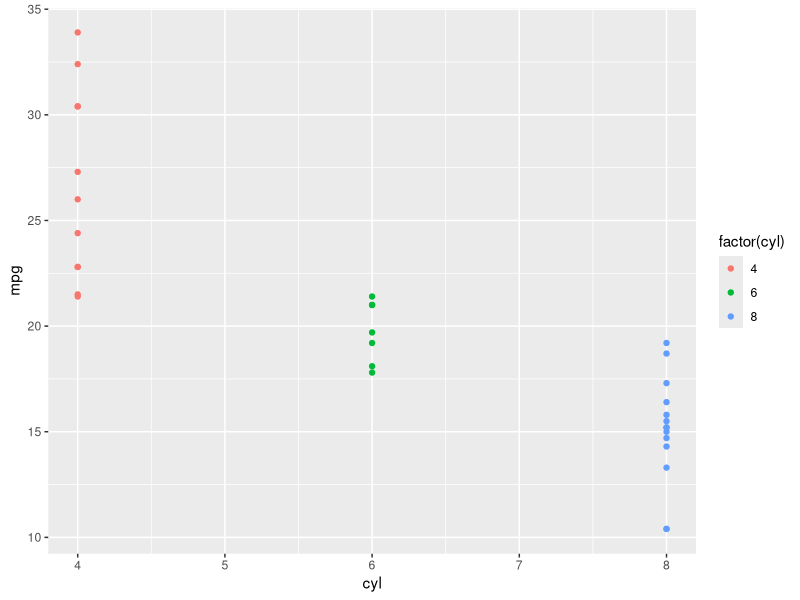

This figure's R source: (Note: this script raises an error after producing the figure.)
##--------summarize_group_Cases_Manipulate_Cases-----
library(dplyr)
library(ggplot2)
df  = data.frame(mtcars)
df
# summarize function
df %>%  summarize(avg = mean(mpg))
# summarize all columns and print
df %>% count(cyl) #  will tel you the unique values
df %>% count(cyl, gear) # will tell you the unique values of cyl and gear
df %>% count(cyl, gear, wt) # will tell you the unique values of cyl, gear and wt 
df %>% count(cyl, gear, wt, mpg) # will tell you the unique values of cyl, gear, wt and mpg
# group by and summarize
df %>%  
  group_by(cyl) %>% 
  summarize(avg = mean(mpg))
# group by and summarize
df %>%  
  group_by(cyl, gear) %>% 
  summarize(avg = mean(mpg))
# group by and summarize
gp_mtcar <- df %>% group_by(cyl)
gp_mtcar
# plot the data
gp_mtcar %>% 
  ggplot(aes(x = cyl, y = mpg)) + 
  # color by cyl
  geom_point(aes(color = factor(cyl)))
# manipulate Cases
# filter, distinct, slice, arrange, slicce_sample, slice_min, slice_head
df %>% filter(mpg > 30) # filter the data
df %>% filter(mpg > 30, cyl == 4) # filter the data
df %>% filter(mpg > 30, cyl == 4) %>% 
  distinct() # filter the data and get distinct values
df %>% filter(mpg > 30, cyl == 4) %>% 
  distinct(cyl) # filter the data and get distinct values
df %>% filter(mpg > 30, cyl == 4) %>% 
  distinct(cyl, gear) # filter the data and get distinct values
df %>% filter(mpg > 30, cyl == 4) %>% 
  distinct(cyl, gear, wt) # filter the data and get distinct values
df %>% filter(mpg > 30, cyl == 4) %>% 
  distinct(cyl, gear, wt, mpg) # filter the data and get distinct values
df %>% filter(mpg > 30, cyl == 4) %>% 
  distinct(cyl, gear, wt, mpg) %>% 
  slice(1:5) # filter the data and get distinct values and slice the data
df %>% filter(mpg > 30, cyl == 4) %>% 
  distinct(cyl, gear, wt, mpg) %>% 
  slice(1:5) %>% 
  arrange(mpg) # filter the data and get distinct values and slice the data and arrange the data
# slice_sample
df %>% slice_sample(n = 5, replace = TRUE) # slice the data randomly)
# slice_min
df %>% slice_min(mpg, n = 5) # slice the data with minimum values
# slice_head
df %>% slice_tail(n=15) # slice the data with head values
?base::Logic
# logic operator table
y <- 1 + (x <- stats::rpois(50, lambda = 1.5) / 4 - 1)
x[(x > 0) & (x < 1)]    # all x values between 0 and 1
if (any(x == 0) || any(y == 0)) "zero encountered"

## construct truth tables :

x <- c(NA, FALSE, TRUE)
names(x) <- as.character(x)
outer(x, x, `&`) ## AND table
outer(x, x, `|`) ## OR  table
outer(x, x, `xor`) ## XOR table
outer(x, x, `==`) ## EQ  table
outer(x, x, `!=`) ## NEQ table


##--------Manipulate_variables_-----
# extract data
library(dplyr)
df <- data.frame(mtcars)
df
df_cyl <- df %>% pull(cyl)
df_cyl
df %>% select(mpg, cyl) # pull specific colummn as table
df_mof <- df %>% relocate(mpg, cyl, .after=last_col()) # move the column
df_mof # columns relocated to last side
# use helper with select() and across()
# contains(match), num_range(), all_of(), any_of(), everything()
# starts_with(), ends_with(), contains(), matches(), one_of()
# manipulatr muultiple variables at one 'across()' function
df %>% summarize(across(everything(), mean)) # summarize multiple variables
df %>% summarize(across(where(is.numeric), mean)) # summarize multiple variables
df %>% summarize(across(where(is.numeric), mean, na.rm = TRUE), 
                 across(where(is.character), n_distinct)) # summarize multiple variables
# c_across
df %>% rowwise() %>% 
  mutate(x_total = sum(c_across(1:2)))# add 1 to mpg and cyl
# make new variables
# use vectorized function
df %>% mutate(gpm = 1/mpg, .keep = None) # add new variable
df %>% mutate(gpm1 = 1/mpg, cyl = cyl*2) # add new variable
df %>% mutate(gpm2 = 1/mpg, cyl = cyl*2, wt = wt/2) # add new variable
df_mutated <- df %>% mutate(gpm3 = 1/mpg, cyl = cyl*2, wt = wt/2, gear = gear*3) # add new variable 
df_mutated
# rename data in mutated data
df_mutated %>% rename(gpm4 = gpm3, cyl4 = cyl, wt4 = wt, gear4 = gear) # rename the data
# summarize function
df %>% summarize(avg = (mpg))
# count factor
df_cy <- df %>% count(cyl) # count the factor
# create barplot of df_cy
library(ggplot2)
ggplot(df_cy, aes(x = factor(cyl), y = n)) + geom_bar(stat = "identity")
# group by and summarize
df_cy <-df %>% group_by(cyl) %>% 
  summarize(avg = mean(mpg)) # group by and summarize
ggplot(df_cy, aes(x = factor(cyl), y = avg)) + geom_bar(stat = "identity")
# rowwise function
df %>% rowwise() %>% 
  mutate(x_total = sum(c_across(1:2)))# add 1 to mpg and cyl

